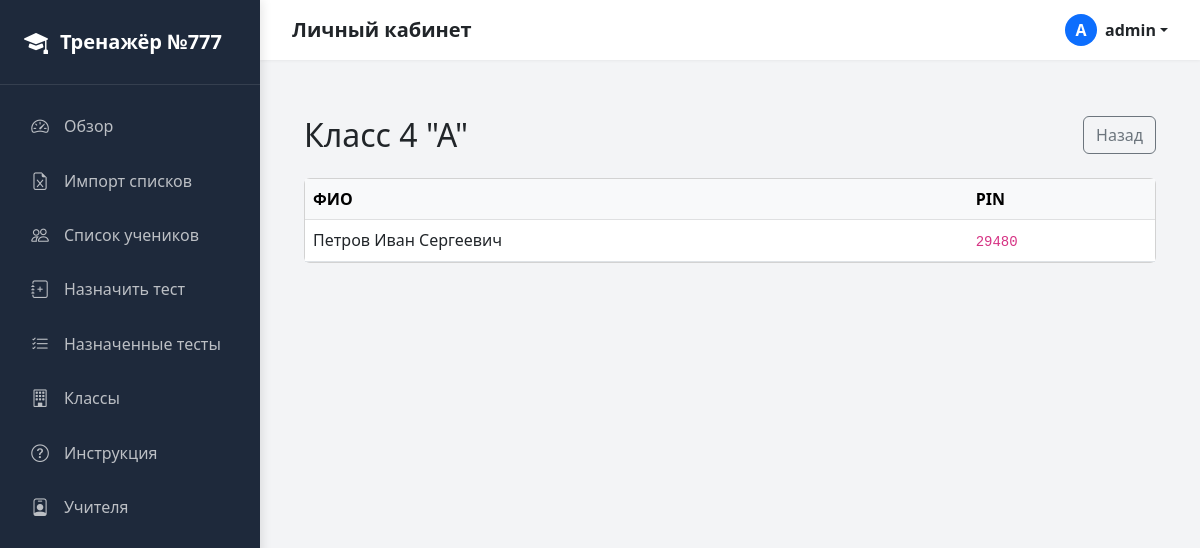
/classes/1/ (signed in), run on the app's committed database.
### core/models.py (models this page shows, shortened)
class User(AbstractUser):
    class Role(models.TextChoices):
        ADMIN = "admin", "Администратор (Методист)"
        TEACHER = "teacher", "Учитель-предметник"
    role = models.CharField(
        max_length=20, choices=Role.choices, default=Role.TEACHER, verbose_name="Роль"
    )
    class Meta:
        db_table = "users"
        verbose_name = "Пользователь"
        verbose_name_plural = "Пользователи"

class SchoolClass(models.Model):
    parallel = models.PositiveSmallIntegerField(
        verbose_name="Параллель", help_text="Например: 4, 7, 10"
    )
    letter = models.CharField(
        max_length=5,
        blank=True,
        default="",
        verbose_name="Литера",
        help_text="Например: Д, А, Е",
    )
    subjects = models.ManyToManyField(
        Subject, related_name="classes", blank=True, verbose_name="Предметы в классе"
    )
    class Meta:
        db_table = "school_classes"
        verbose_name = "Класс"
        verbose_name_plural = "Классы"
        unique_together = ("parallel", "letter")
        ordering = ["parallel", "letter"]
    @property
    def display_name(self):
        if self.letter:
            return f'{self.parallel} "{self.letter}"'
        return str(self.parallel)

class Student(models.Model):
    full_name = models.CharField(max_length=255, verbose_name="ФИО")
    school_class = models.ForeignKey(
        SchoolClass,
        on_delete=models.CASCADE,
        related_name="students",
        verbose_name="Класс",
    )
    pin_code = models.CharField(
        max_length=5, unique=True, editable=False, verbose_name="PIN-код"
    )
    created_at = models.DateTimeField(auto_now_add=True)
    class Meta:
        db_table = "students"
        verbose_name = "Ученик"
        verbose_name_plural = "Ученики"
        ordering = ["full_name"]
        indexes = [
            models.Index(fields=["pin_code"]),
            models.Index(fields=["full_name"]),
        ]

### core/views/staff.py (the view)
# urls.py: path("classes/<int:class_id>/", class_detail_view, name="class_detail"),
@login_required
def class_detail_view(request, class_id):
    school_class = get_object_or_404(SchoolClass, id=class_id)
    students = Student.objects.filter(school_class=school_class).order_by("full_name")
    return render(request, "core/class_detail.html", {
        "school_class": school_class,
        "students": students,
    })

### templates/core/class_detail.html (shortened to what this page needs)
{% extends "base.html" %}
{% block staff_content %}
<div class="container-fluid py-4">
    <div class="d-flex justify-content-between align-items-center mb-4">
        <h2 class="mb-0">Класс {{ school_class.display_name }}</h2>
        <a href="{% url 'class_list' %}" class="btn btn-outline-secondary">Назад</a>
    </div>
    <div class="card">
        <div class="table-responsive">
            <table class="table table-hover mb-0">
                <thead class="table-light">
                    <tr><th>ФИО</th><th>PIN</th></tr>
                </thead>
                <tbody>
                    {% for s in students %}
                    <tr>
                        <td>{{ s.full_name }}</td>
                        <td><code>{{ s.pin_code }}</code></td>
                    </tr>
                    {% empty %}
                    <tr><td colspan="2" class="text-center text-muted py-4">Учеников нет</td></tr>
                    {% endfor %}
                </tbody>
            </table>
        </div>
    </div>
</div>
{% endblock %}

### templates/base.html (shortened to what this page needs)
<!DOCTYPE html>
<html lang="ru">
<head>
    {% load static %}
    <link href="https://cdn.jsdelivr.net/npm/bootstrap@5.3.0/dist/css/bootstrap.min.css" rel="stylesheet">
    <link rel="stylesheet" href="https://cdn.jsdelivr.net/npm/bootstrap-icons@1.10.5/font/bootstrap-icons.css">
    <link rel="stylesheet" href="{% static 'css/trainer_theme.css' %}">
</head>
<body class="{% if request.session.student_name %}bg-light{% endif %}">
    {% if user.is_authenticated and not request.session.student_name %}
    <div class="staff-layout">
        <aside class="sidebar" id="sidebarMenu">
            <div class="sidebar-brand">
                <i class="bi bi-mortarboard-fill fs-4"></i>
                <span>Тренажёр №777</span>
            </div>
            <ul class="sidebar-nav">
                <li class="nav-item-sidebar">
                    <a href="{% url 'dashboard' %}"
                        class="nav-link-sidebar {% if request.resolver_match.url_name == 'dashboard' %}active{% endif %}">
                        <i class="bi bi-speedometer2"></i> Обзор
                    </a>
                </li>
                <li class="nav-item-sidebar">
                    <a href="{% url 'import_students' %}"
                        class="nav-link-sidebar {% if request.resolver_match.url_name == 'import_students' %}active{% endif %}">
                        <i class="bi bi-file-earmark-excel"></i> Импорт списков
                    </a>
                </li>
                <li class="nav-item-sidebar">
                    <a href="{% url 'student_list' %}"
                        class="nav-link-sidebar {% if request.resolver_match.url_name == 'student_list' %}active{% endif %}">
                        <i class="bi bi-people"></i> Список учеников
                    </a>
                </li>
                <li class="nav-item-sidebar">
                    <a href="{% url 'assign_test' %}"
                        class="nav-link-sidebar {% if request.resolver_match.url_name == 'assign_test' %}active{% endif %}">
                        <i class="bi bi-journal-plus"></i> Назначить тест
                    </a>
                </li>
                <li class="nav-item-sidebar">
                    <a href="{% url 'exam_run_list' %}"
                        class="nav-link-sidebar {% if request.resolver_match.url_name == 'exam_run_list' %}active{% endif %}">
                        <i class="bi bi-list-check"></i> Назначенные тесты
                    </a>
                </li>
                <li class="nav-item-sidebar">
                    <a href="{% url 'class_list' %}"
                        class="nav-link-sidebar {% if request.resolver_match.url_name == 'class_list' %}active{% endif %}">
                        <i class="bi bi-building"></i> Классы
                    </a>
                </li>
                <li class="nav-item-sidebar">
                    <a href="{% url 'instruction' %}"
                        class="nav-link-sidebar {% if request.resolver_match.url_name == 'instruction' %}active{% endif %}">
                        <i class="bi bi-question-circle"></i> Инструкция
                    </a>
                </li>
                {% if user.role == 'admin' %}
                <li class="nav-item-sidebar">
                    <a href="{% url 'teacher_list' %}"
                        class="nav-link-sidebar {% if request.resolver_match.url_name == 'teacher_list' %}active{% endif %}">
                        <i class="bi bi-person-badge"></i> Учителя
                    </a>
                </li>
                {% endif %}
            </ul>
        </aside>
        <div class="main-content-wrapper">
            <header class="topbar-staff">
                <div class="d-flex align-items-center gap-3">
                    <h5 class="m-0 fw-bold text-dark">{% block header_title %}Личный кабинет{% endblock %}</h5>
                </div>
                <div class="dropdown">
                    <a href="#"
                        class="d-flex align-items-center text-decoration-none dropdown-toggle text-dark fw-semibold"
                        data-bs-toggle="dropdown">
                        <div class="rounded-circle bg-primary text-white d-flex align-items-center justify-content-center me-2"
                            style="width: 32px; height: 32px;">
                            {{ user.username|slice:":1"|upper }}
                        </div>
                        <span>{{ user.username }}</span>
                    </a>
                </div>
            </header>
            <main class="content-area">
                {% block staff_content %}{% endblock %}
            </main>
        </div>
    </div>
        {% endif %}
</body>
</html>

### static/css/trainer_theme.css (style rules this page uses)
:root { --primary-color: #4F46E5; --primary-hover: #4338CA; --success-color: #10B981; --success-bg: rgba(16, 185, 129, 0.1); --danger-color: #EF4444; --danger-bg: rgba(239, 68, 68, 0.1); --warning-color: #F59E0B; --bg-body: #F3F4F6; --bg-card: #FFFFFF; --text-main: #1F2937; --text-muted: #6B7280; --border-color: #E5E7EB; --shadow-sm: 0 1px 2px 0 rgba(0, 0, 0, 0.05); --shadow-md: 0 4px 6px -1px rgba(0, 0, 0, 0.1), 0 2px 4px -1px rgba(0, 0, 0, 0.06); --shadow-lg: 0 10px 15px -3px rgba(0, 0, 0, 0.1), 0 4px 6px -2px rgba(0, 0, 0, 0.05); }

### templates/base.html (style rules this page uses)
.staff-layout { display: flex; min-height: 100vh; background-color: #f3f4f6; }
.sidebar { width: 260px; background: #1e293b; color: white; position: fixed; top: 0; bottom: 0; left: 0; z-index: 1000; overflow-y: auto; box-shadow: 2px 0 10px rgba(0, 0, 0, 0.1); display: flex; flex-direction: column; }
.sidebar-brand { padding: 1.5rem; font-size: 1.25rem; font-weight: 700; border-bottom: 1px solid rgba(255, 255, 255, 0.1); display: flex; align-items: center; gap: 0.75rem; }
.sidebar-nav { list-style: none; padding: 1rem 0; margin: 0; flex-grow: 1; }
.nav-item-sidebar { padding: 0 0.75rem; margin-bottom: 0.25rem; }
.nav-link-sidebar { display: flex; align-items: center; gap: 0.75rem; padding: 0.75rem 1rem; color: rgba(255, 255, 255, 0.7); text-decoration: none; border-radius: 8px; transition: all 0.2s; font-weight: 500; }
.nav-link-sidebar i { font-size: 1.1rem; width: 24px; text-align: center; }
.main-content-wrapper { margin-left: 260px; flex-grow: 1; display: flex; flex-direction: column; }
.topbar-staff { background: white; height: 60px; display: flex; align-items: center; justify-content: space-between; padding: 0 2rem; box-shadow: 0 1px 3px rgba(0, 0, 0, 0.05); position: sticky; top: 0; z-index: 900; }
.content-area { padding: 2rem; flex-grow: 1; }

### data on the page
User: username "A", username "admin"
SchoolClass: display_name "4 \"А\""
Student: full_name "Петров Иван Сергеевич", pin_code "29480"
